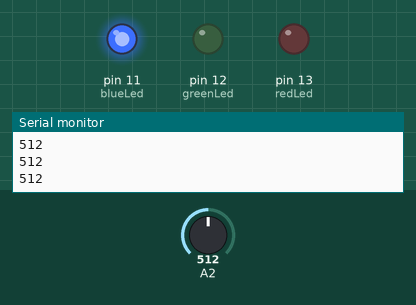
A sketch run on a simulated Arduino Uno, built with avr-gcc and run on an emulated ATmega328P. On the bench: output pins drawn as LEDs (lit = HIGH), the last lines printed to the serial monitor. The test bench sets the inputs (shaded band); at power-on: A2 = 512.

Above: at 1.2 s.
1.3 s: A2 set to 268
2.8 s: A2 set to 231
At 4.0 s:
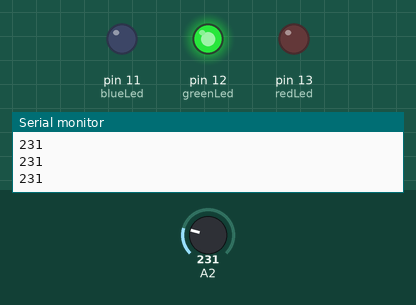
4.3 s: A2 set to 289
5.8 s: A2 set to 310
At 6.3 s:
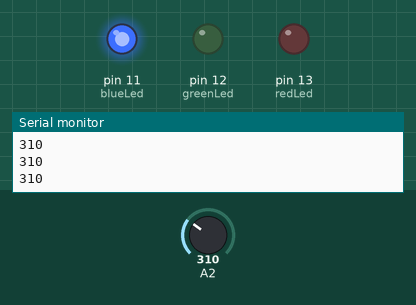
7.3 s: A2 set to 841
8.8 s: A2 set to 864
At 9.8 s:
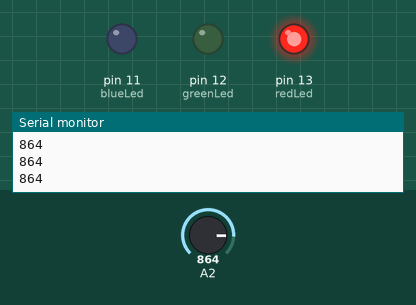
Timing chart, 0 to 11.3 s (numbered marks = the images above; inputs shaded):
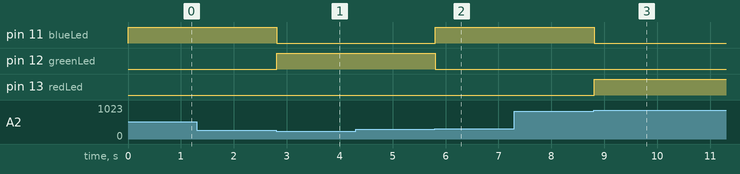

Measured:
- the behaviour switches between 250 and 249 on A2 (found by bisection; images 0 and 1)
- the behaviour switches between 300 and 301 on A2 (found by bisection; images 1 and 2)
- the behaviour switches between 850 and 851 on A2 (found by bisection; images 2 and 3)
- after the input at 2.8 s, pin 11 (blueLed): HIGH → LOW at once; pin 12 (greenLed): LOW → HIGH at once
- after the input at 5.8 s, pin 11 (blueLed): LOW → HIGH at once; pin 12 (greenLed): HIGH → LOW at once
- after the input at 8.8 s, pin 11 (blueLed): HIGH → LOW at once; pin 13 (redLed): LOW → HIGH at once

The sketch:

Lab_7_tilstandsmaskin.ino
```cpp
//lab 7 tilstandsmaskin

const int potPin = 2;
const int greenLed = 12;
const int blueLed = 11;
const int redLed = 13;
static int potVal = 0;
enum ledState{BLUE, GREEN, RED};
static unsigned int state;


void setup() {
  // put your setup code here, to run once:
pinMode(greenLed, OUTPUT);
pinMode(blueLed, OUTPUT);
pinMode(redLed, OUTPUT);

//enum state{RED,GREEN,BLUE};


Serial.begin(9600);
}

void loop() {
  // put your main code here, to run repeatedly:
  potVal = analogRead(2);
Serial.println(analogRead(2));
if(potVal < 250){
  state = GREEN;

}
else if(potVal > 300 && potVal < 750){
  state = BLUE;
}
else if(potVal>850){
  state = RED;
}
colorChange();
}

void colorChange(){
  potVal = analogRead(2);
  switch(state) {
    case BLUE:
    digitalWrite(blueLed, HIGH);
    digitalWrite(redLed, LOW);
    digitalWrite(greenLed, LOW);
    break;

    case GREEN:
    digitalWrite(greenLed, HIGH);
    digitalWrite(redLed, LOW);
    digitalWrite(blueLed, LOW);
    break;
    case RED:
    digitalWrite(redLed, HIGH);
    digitalWrite(blueLed, LOW);
    digitalWrite(greenLed, LOW);
    break;

  }

}
```
